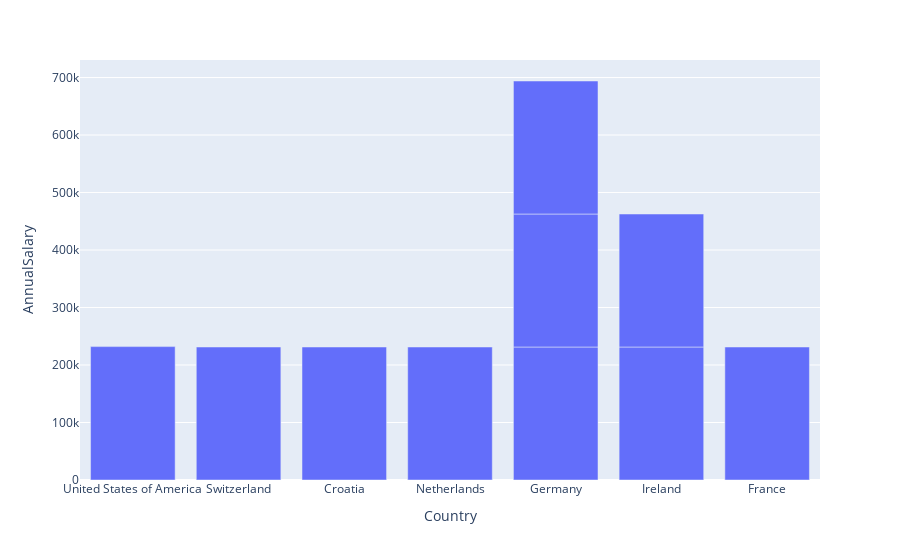

The notebook cell this image was saved under:
### Markdown cell above
### Highest 10 Individual Salaries in The Data Set

### Code cell
df1 = df.nlargest(10,"AnnualSalary").reset_index()#.plot(kind='bar' , x = 'Country' ,figsize=(12,8))
df1
fig = px.bar(df1, x='Country',y='AnnualSalary')
fig.show()

### Figure 1 — Plotly figure (JSON) as saved in the notebook; plotly's stock layout.template omitted (floating-point values rounded to 4 significant figures)
{"data": [{"alignmentgroup": "True", "hovertemplate": "Country=%{x}<br>AnnualSalary=%{y}<extra></extra>", "legendgroup": "", "marker": {"color": "#636efa", "pattern": {"shape": ""}}, "name": "", "offsetgroup": "", "orientation": "v", "showlegend": false, "textposition": "auto", "type": "bar", "x": ["United States of America", "Switzerland", "Croatia", "Netherlands", "Germany", "Ireland", "France", "Germany", "Germany", "Ireland"], "xaxis": "x", "y": [232000, 231334, 231334, 231300.0, 231300.0, 231300.0, 231300.0, 231300.0, 231300.0, 231300.0], "yaxis": "y"}], "layout": {"barmode": "relative", "legend": {"tracegroupgap": 0}, "margin": {"t": 60}, "xaxis": {"anchor": "y", "domain": [0, 1], "title": {"text": "Country"}}, "yaxis": {"anchor": "x", "domain": [0, 1], "title": {"text": "AnnualSalary"}}}}
